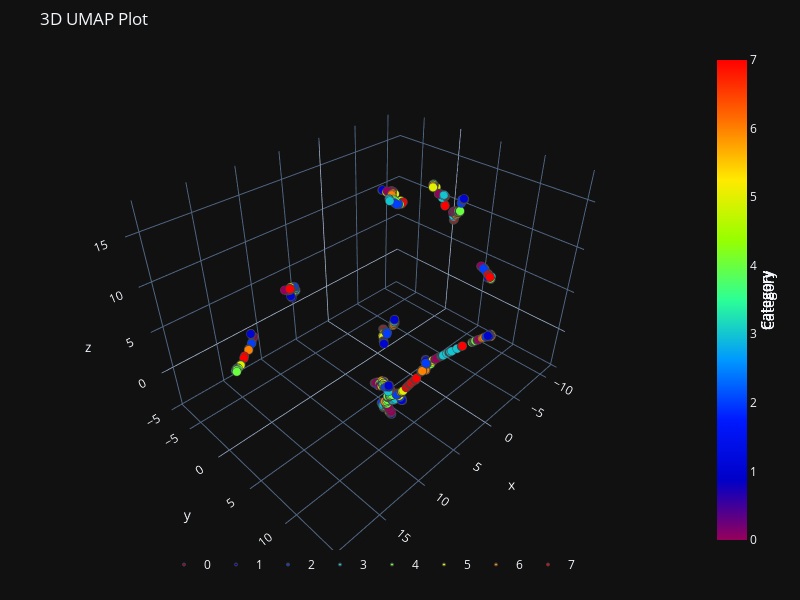

Notebook cell for this chart:
### Markdown cell above
### Uniform Manifold Approximation and Projection (UMAP)

UMAP uses a probabilistic framework that optimizes a low-dimensional embedding to approximate the high-dimensional data, and it emphasizes the preservation of local neighborhoods and connectivity.UMAP is particularly useful for visualizing high-dimensional data in a way that facilitates pattern recognition and data exploration, and it has become a popular alternative to t-SNE and PCA for unsupervised dimensionality reduction.

### Code cell
import umap.umap_ as umap

reducer = umap.UMAP(random_state=42,n_components=3)
embedding = reducer.fit_transform(x)


plot_3d(embedding[:, 0],
        embedding[:, 1],
        embedding[:, 2],
         path = os.path.join(explanatory_fMRI_dir, 'umap_3d.png'),
        y = categories[subject_id],
        title="3D UMAP Plot")
